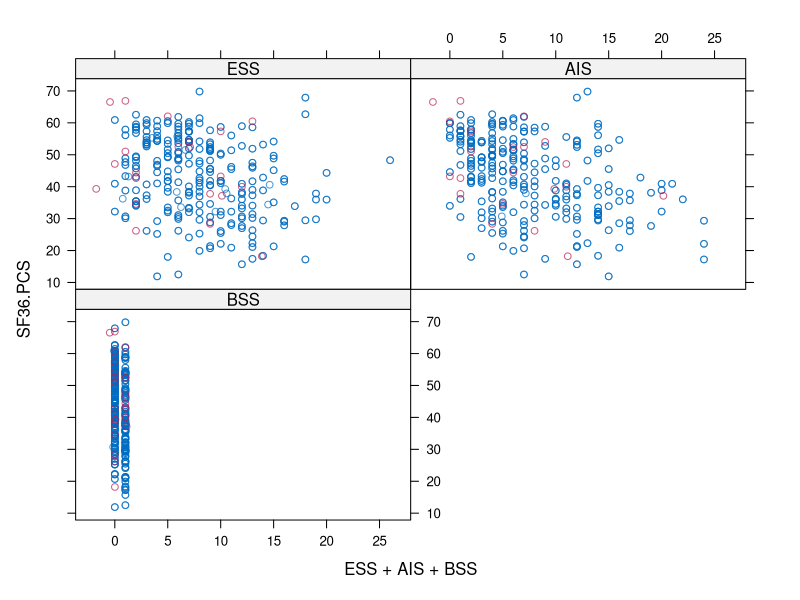
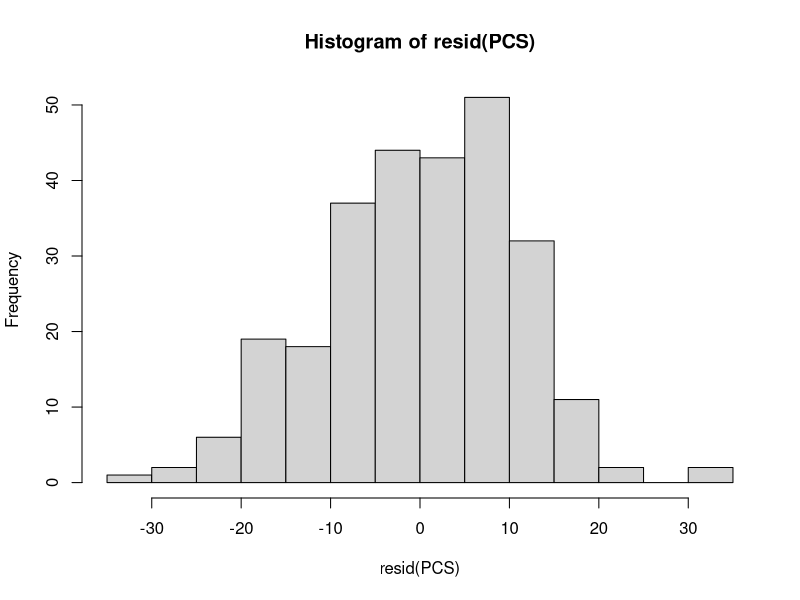
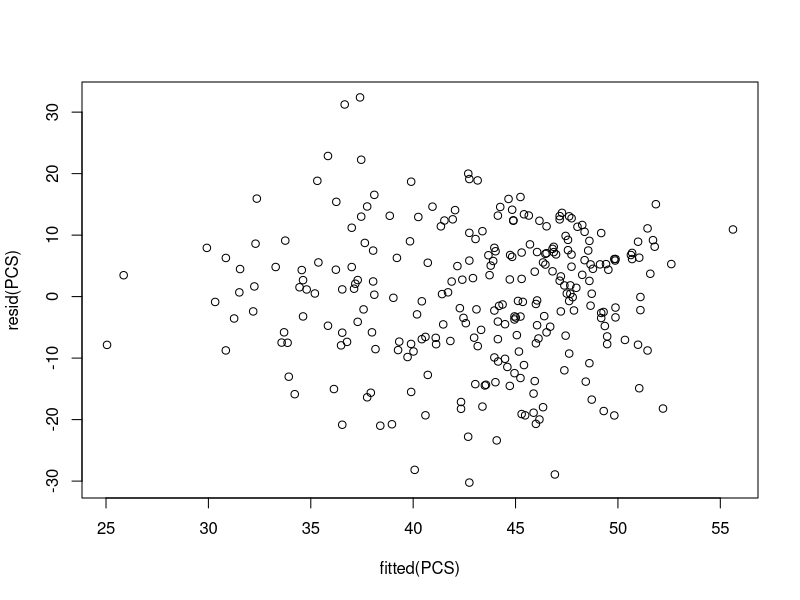

These charts were generated, in order, by the following R code: (Note: this script raises an error after producing the figures.)
### Data cleaning
library(tidyr)
library(dplyr)
library(car)
library(MASS)
library(mice)


# Loading dataset
dat <- read.csv("project_data.csv")
dim(dat) #268 rows

#Sub-setting data frame for the variables we are looking into
dat <- dat[c("Age", "Gender", "BMI","Time.from.transplant","Liver.Diagnosis", "Recurrence.of.disease",
             "Rejection.graft.dysfunction", "Any.fibrosis", "Renal.Failure", "Depression","Corticoid",
             "Epworth.Sleepiness.Scale", "Athens.Insomnia.Scale", "Berlin.Sleepiness.Scale",
             "Pittsburgh.Sleep.Quality.Index.Score", "SF36.PCS", "SF36.MCS")]

# Renaming variables and counting the NA values 
# PSGQ NA: 85 <- more than 30% of data is missing (NA > 80), can remove entire variable
# AIS NA: 6
# ESS NA: 17
# BSS NA: 6
apply(is.na(dat),2,sum)

# Removing Pittsburgh.Sleep.Quality.Index.Score due to <30% NA values
dat2 <- dat[c("Age", "Gender", "BMI","Time.from.transplant","Liver.Diagnosis", "Recurrence.of.disease",
              "Rejection.graft.dysfunction", "Any.fibrosis", "Renal.Failure", "Depression","Corticoid",
              "Epworth.Sleepiness.Scale", "Athens.Insomnia.Scale", "Berlin.Sleepiness.Scale",
              "SF36.PCS", "SF36.MCS")]

# Renaming predictors
dat2 <- dat2 %>% 
  rename(ESS = Epworth.Sleepiness.Scale, 
         AIS = Athens.Insomnia.Scale, BSS = Berlin.Sleepiness.Scale) 




# Changing BSS to a logical factor.
dat2$BSS <- as.logical(dat2$BSS)
dat2$SF36.PCS <- as.numeric(dat2$SF36.PCS)
dat2$SF36.MCS <- as.numeric(dat2$SF36.MCS)
dat2$ESS <- as.numeric(dat2$ESS)
dat2$AIS <- as.numeric(dat2$AIS)


#Checking the how the missing values relate to the other variables - all cases are MAR
data_missing_ESS <- dat2 %>%
  filter(is.na(ESS))
View(data_missing_ESS)

data_missing_AIS <- dat2 %>%
  filter(is.na(AIS))
View(data_missing_AIS)

data_missing_BSS <- dat2 %>%
  filter(is.na(BSS))
View(data_missing_BSS)


########################################################

# Q2: Building a multiple linear regression
# Predictor: Sleep quality (all 4 measurements)
# Response: MCS and PCS.


# IMPUTATIONS FOR MISSING VALUES in PCS 

# stochastic regression -> improvement from the above method "norm.nob" -> added some error +noise
data.lim.PCS <- dat2[, c("SF36.PCS", "ESS", "AIS","BSS")]
imp <- mice(data.lim.PCS, method = "norm.nob", seed = 11,
            m = 1, print = FALSE)
xyplot(imp, SF36.PCS ~ ESS + AIS + BSS) # Imputed values for ozone are not always the same, it depends on solar.

fit.stoch <- with(imp, lm(SF36.PCS ~ ESS + AIS + BSS))
summary(pool(fit.stoch))

#Incorporates imputed data within the data.lim.PCS df
imputed.dataframe <- complete(imp)
dim(imputed.dataframe)
dim(dat2)

# Running the model with imputed dataframe
PCS <- lm(SF36.PCS ~ ESS + AIS + BSS, data = imputed.dataframe)
summary(PCS)

# Is there a way to specifiy that there should be atleast 1 predictor but not specifying which one
PCS_null <- lm(SF36.PCS ~ 1, data = imputed.dataframe)

PCS_1 <- lm(SF36.PCS ~ ESS + AIS, data = imputed.dataframe)

# STEPWISE BACKWARD AIC for PCS
PCS.step.back <- stepAIC(PCS,trace = T, direction = "backward", scope = list(upper=PCS, lower=PCS_null))
summary(PCS.step.back)

AIC(PCS, PCS_1)
#######






# Check if they are very colinear (predictors)
# Even if they are separate instruments: each measures different aspect with sleep problems
# Practical reasons as to why you might wanna remove some of them 
# Identify the relationship between sleep disturbance and quality of life (physical and mental).
# Multiple ways of analyzing this?

####### Physical health ########

# Complex model with all 4 sleep predictors
PCS_1 <- lm(SF36.PCS ~ ESS + AIS + BSS, data = dat2)

summary(PCS)
hist(resid(PCS))
plot(fitted(PCS),resid(PCS))

plot(data_Q2$SF36.PCS,fitted(PCS))

qqnorm(resid(PCS))
qqline(resid(PCS), col=2)


PCS_1 <- stepAIC(PCS,trace = F)
summary(PCS_1)
# Testing for collinearity using VIF: Guidance on reference levels:
# 1 = not correlated.
# Between 1 and 5 = moderately correlated.
# Greater than 5 = highly correlated.

# PCS: PSGQ and AIS are moderately correlated. We can remove them if u want. B
# Future Note: down below when we do VIF testing of AIS and ESS they are not correlated. 
# So I think we should keep the significant predictors and remove the insignificant ones.
vif(PCS)



# Simpler model with only ESS and AIS -- as BSS and PSGQ were not siginificant in complex model.
PCS_simple <- lm(SF36.PCS ~ ESS + AIS, data = data_Q2)

summary(PCS_simple)
round(confint(PCS_simple), 2)

hist(resid(PCS_simple))
plot(fitted(PCS_simple),resid(PCS_simple))

plot(data_Q2$SF36.PCS,fitted(PCS_simple))

qqnorm(resid(PCS_simple))
qqline(resid(PCS_simple), col=2)

# Testing fro collinearity - VIF
# AIS and ESS are pretty much not correlated - this model looks better.
vif(PCS_simple)

# ANOVA of Chisq goodness of fit. 
anova(PCS, PCS_simple, test = "Chisq") # p > 0.05, null hypothesis cannot be rejected, can use simpler model.

# Estimates of the predictors and their 95% CI


####### Mental health ########

# Complex model with all 4 sleep predictors
MCS <- lm(SF36.MCS ~ ESS + AIS + BSS, data = data_Q2)

summary(MCS)
hist(resid(MCS))
plot(fitted(MCS),resid(MCS))

plot(data_Q2$SF36.MCS,fitted(MCS))

qqnorm(resid(MCS))
qqline(resid(MCS), col=2)


MCS.step.back <- stepAIC(MCS,trace = F)
summary(MCS.step.back)
# Testing for co-linearity using VIF - PSGQ and AIS are moderately correlated.
vif(MCS)


#Future note: For the simpler model, I dont think it is wise to use PSGQ and AIS as the predictors
# Since they are moderately correlated.

# Simpler model with only PSGQ  as BSS, ESS and AIS were not significant in complex model.
MCS_simple <- lm(SF36.MCS ~ AIS, data = data_Q2)
summary(MCS_simple)
round(confint(MCS_simple), 2)

summary(MCS_simple)
hist(resid(MCS_simple))
plot(fitted(MCS_simple),resid(MCS_simple))

plot(data_Q2$SF36.MCS,fitted(MCS_simple))

qqnorm(resid(MCS_simple))
qqline(resid(MCS_simple), col=2)
ggeffects::ggeffect(MCS_simple)


# Testing for co-linearity using VIF - w/ PSGQ (cant do it cuz theres only 1 predictor lol) .
vif(MCS_simple)


# ANOVA of Chisq goodness of fit. 
anova(MCS, MCS_simple, test = "Chisq") # p > 0.05, null hypothesis cannot be rejected, can use simpler model.
###########

MCS_1 <- lm(SF36.MCS ~ ESS + PSGQ + AIS, data = data_Q2)
summary(MCS_1)
anova(MCS, MCS_1)

MCS_2 <- lm(SF36.MCS ~ PSGQ + AIS, data = data_Q2)
summary(MCS_2)
cor(data_Q2$AIS, data_Q2$PSGQ)


######################################
# DOING ANALYSIS WHILE KEEPING MISSINGNESS IN MIND.
